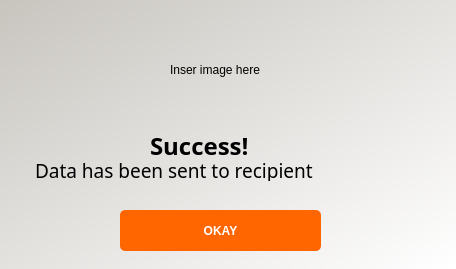
<?xml version="1.0" encoding="UTF-8"?>
<ui version="4.0">
 <class>Dialog</class>
 <widget class="QDialog" name="Dialog">
  <property name="geometry">
   <rect>
    <x>0</x>
    <y>0</y>
    <width>456</width>
    <height>269</height>
   </rect>
  </property>
  <property name="windowTitle">
   <string>Dialog</string>
  </property>
  <property name="styleSheet">
   <string notr="true">QDialog#Dialog{
	background-color:qlineargradient(spread:pad, x1:0.005, y1:0, x2:1, y2:1, stop:0 rgba(200, 197, 191, 255), stop:1 rgba(255, 255, 255, 255))}</string>
  </property>
  <widget class="QLabel" name="label_2">
   <property name="geometry">
    <rect>
     <x>150</x>
     <y>130</y>
     <width>141</width>
     <height>31</height>
    </rect>
   </property>
   <property name="font">
    <font>
     <family>Montserrat</family>
     <pointsize>18</pointsize>
     <weight>75</weight>
     <bold>true</bold>
    </font>
   </property>
   <property name="styleSheet">
    <string notr="true">font-weight:bold;
color: black;</string>
   </property>
   <property name="text">
    <string>Success!</string>
   </property>
  </widget>
  <widget class="QLabel" name="label_3">
   <property name="geometry">
    <rect>
     <x>35</x>
     <y>160</y>
     <width>371</width>
     <height>21</height>
    </rect>
   </property>
   <property name="font">
    <font>
     <family>Montserrat</family>
     <pointsize>14</pointsize>
     <weight>50</weight>
     <bold>false</bold>
    </font>
   </property>
   <property name="styleSheet">
    <string notr="true">color: black;</string>
   </property>
   <property name="text">
    <string>Data has been sent to recipient</string>
   </property>
  </widget>
  <widget class="QPushButton" name="btnOkay">
   <property name="geometry">
    <rect>
     <x>120</x>
     <y>210</y>
     <width>201</width>
     <height>41</height>
    </rect>
   </property>
   <property name="font">
    <font>
     <weight>75</weight>
     <bold>true</bold>
    </font>
   </property>
   <property name="styleSheet">
    <string notr="true">color: #ffffff;
border-radius:5px;
background-color: rgb(255, 102, 0);
padding: 10px;
font-weight: bold;
icon-size: 40px;</string>
   </property>
   <property name="text">
    <string>OKAY</string>
   </property>
  </widget>
  <widget class="QLabel" name="label_4">
   <property name="geometry">
    <rect>
     <x>170</x>
     <y>20</y>
     <width>100</width>
     <height>100</height>
    </rect>
   </property>
   <property name="styleSheet">
    <string notr="true"/>
   </property>
   <property name="text">
    <string>Inser image here</string>
   </property>
  </widget>
 </widget>
 <resources/>
 <connections/>
</ui>
